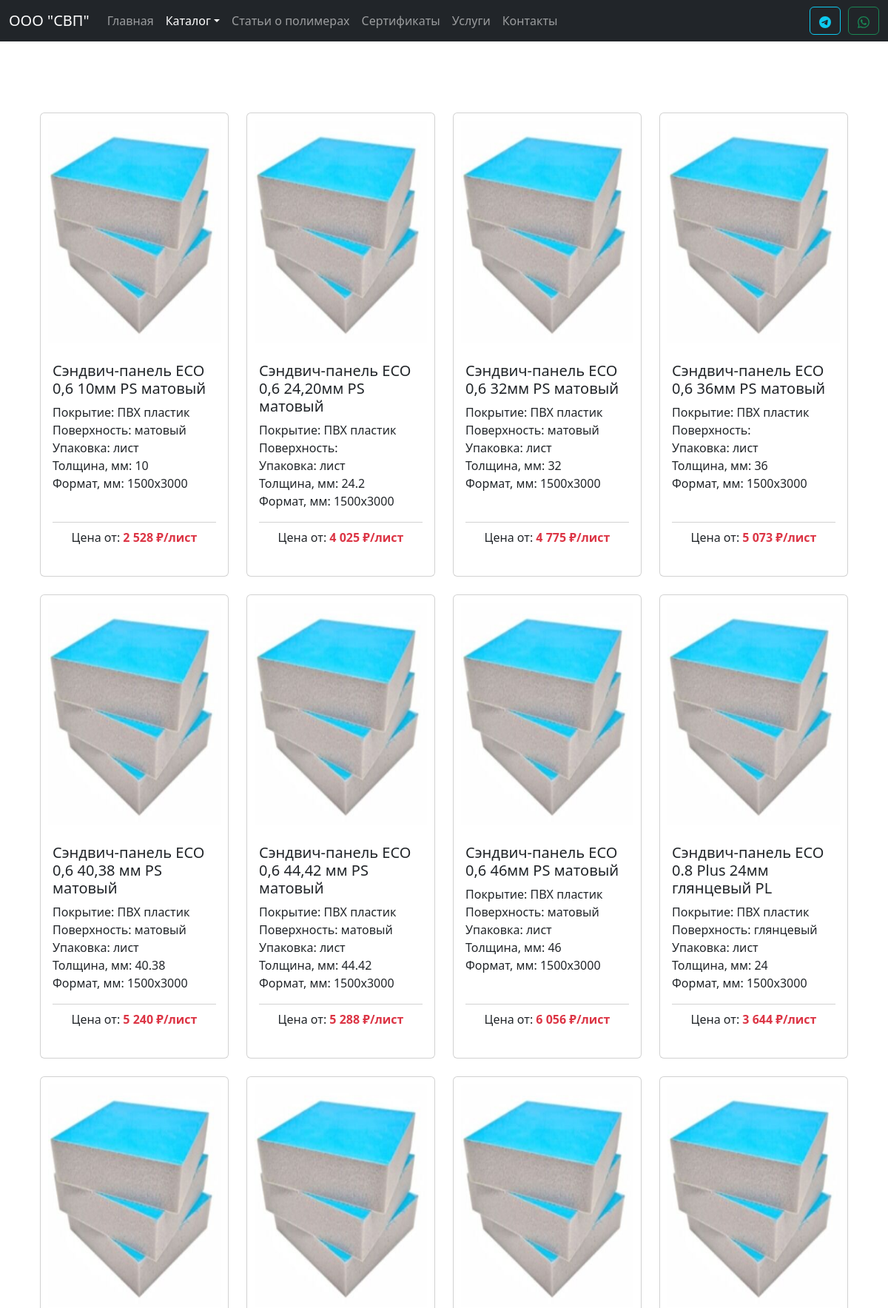
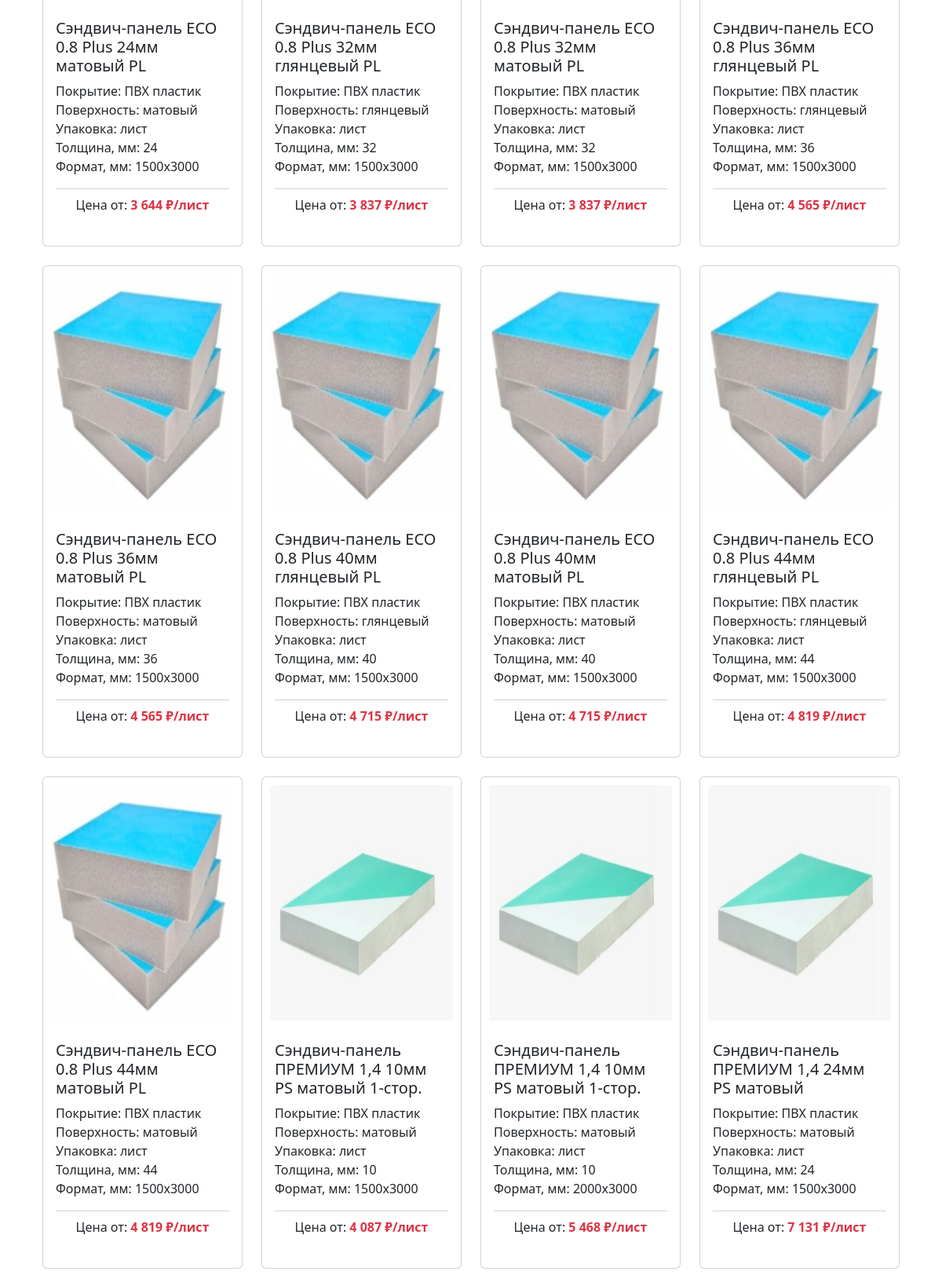
The app's page /catalog/sandwich/index.php (upper part) with its own data (2 pictures, top to bottom).
### tables this page shows
CREATE TABLE `products_sandwich` (
  `id` int(5) NOT NULL,
  `name` varchar(100) NOT NULL,
  `category` int(2) NOT NULL,
  `subcategory` int(2) DEFAULT NULL,
  `image` varchar(100) NOT NULL,
  `price` int(10) NOT NULL,
  `opt_price` int(10) NOT NULL,
  `diler_price` float NOT NULL COMMENT 'Дилерская цена',
  `pack` varchar(50) NOT NULL,
  `description` varchar(1000) NOT NULL,
  `surface_1` varchar(100) NOT NULL,
  `surface_2` varchar(100) NOT NULL,
  `length` int(10) NOT NULL,
  `width` int(10) NOT NULL,
  `thickness` float NOT NULL COMMENT 'Толщина',
  `description_full` varchar(3000) NOT NULL COMMENT 'Полное описание',
  `options` varchar(3000) NOT NULL COMMENT 'Основные характеристики',
  `recommendations` varchar(3000) NOT NULL COMMENT 'Рекомендации',
  `applying` varchar(3000) NOT NULL COMMENT 'Применение'
);

### catalog/sandwich/index.php (the view, shortened to what this page needs)
<?
include_once $_SERVER['DOCUMENT_ROOT'] . "/modules/header.php";
require($_SERVER['DOCUMENT_ROOT'] . '/database/db.php');
$sql = "SELECT * FROM products_sandwich ORDER BY name";
$result = $conn->query($sql);
if ($result->num_rows != 0) {
  $products = $result->fetch_all(MYSQLI_ASSOC);
}
?>
<div class="container my-5">
  <div class="container mt-5 mb-5">
    <div class="row row-cols-1 row-cols-md-4 g-4 justify-content-center">
      <?php foreach ($products as $product): ?>
        <div class="col">
          <a href="/catalog/sandwich/product?id=<?= $product['id']; ?>" class="card h-100 ki-card">
            <div style="padding:10px;">
              <img style="width: 100%; height: 300px;" src=<?= '/assets/images/catalog/' . $product['image'] ?> class="card-img-top" alt=<?= $product['name'] ?>>
            </div>
            <div class="card-body d-flex flex-column ">
              <h5 class="card-title"><?= $product['name'] ?></h5>
              <p class="card-text" style="flex:1;">
                Покрытие: <?= $product['surface_1'] ?><br>
                Поверхность: <?= $product['surface_2'] ?><br>
                Упаковка: <?= $product['pack'] ?><br>
                Толщина, мм: <?= $product['thickness'] ?><br>
                Формат, мм: <?= $product['length'] . 'x' . $product['width'] ?><br>
              <div class="card-footer bg-transparent d-flex justify-content-center px-0">
                <p>Цена от: <strong class="text-danger"><?= number_format($product['opt_price'], 0, '.', ' '); ?> ₽/лист</strong></p>
              </div>
            </div>
          </a>
        </div>
      <?php endforeach; ?>
    </div>
  </div>
</div>
<? include_once $_SERVER['DOCUMENT_ROOT'] . "/modules/footer.php"; ?>

### assets/style.css (style rules this page uses)
body { min-height: 100vh; display: flex; flex-direction: column; }
.ki-card { translate: all .3s; text-decoration: none; }

### records on screen
products_sandwich: image (picture), name "Сэндвич-панель ECO 0,6 10мм PS матовый", surface_1 "ПВХ пластик", surface_2 "матовый", pack "лист", thickness "10", length "1500", width "3000", opt_price "2 528"
products_sandwich: image (picture), name "Сэндвич-панель ECO 0,6 24,20мм PS матовый", surface_1 "ПВХ пластик", pack "лист", thickness "24.2", length "1500", width "3000", opt_price "4 025"
products_sandwich: image (picture), name "Сэндвич-панель ECO 0,6 32мм PS матовый", surface_1 "ПВХ пластик", surface_2 "матовый", pack "лист", thickness "32", length "1500", width "3000", opt_price "4 775"
products_sandwich: image (picture), name "Сэндвич-панель ECO 0,6 36мм PS матовый", surface_1 "ПВХ пластик", pack "лист", thickness "36", length "1500", width "3000", opt_price "5 073"
products_sandwich: image (picture), name "Сэндвич-панель ECO 0,6 40,38 мм PS матовый", surface_1 "ПВХ пластик", surface_2 "матовый", pack "лист", thickness "40.38", length "1500", width "3000", opt_price "5 240"
products_sandwich: image (picture), name "Сэндвич-панель ECO 0,6 44,42 мм PS матовый", surface_1 "ПВХ пластик", surface_2 "матовый", pack "лист", thickness "44.42", length "1500", width "3000", opt_price "5 288"
products_sandwich: image (picture), name "Сэндвич-панель ECO 0,6 46мм PS матовый", surface_1 "ПВХ пластик", surface_2 "матовый", pack "лист", thickness "46", length "1500", width "3000", opt_price "6 056"
products_sandwich: image (picture), name "Сэндвич-панель ECO 0.8 Plus 24мм глянцевый PL", surface_1 "ПВХ пластик", surface_2 "глянцевый", pack "лист", thickness "24", length "1500", width "3000", opt_price "3 644"
products_sandwich: image (picture), name "Сэндвич-панель ECO 0.8 Plus 24мм матовый PL", surface_1 "ПВХ пластик", surface_2 "матовый", pack "лист", thickness "24", length "1500", width "3000", opt_price "3 644"
products_sandwich: image (picture), name "Сэндвич-панель ECO 0.8 Plus 32мм глянцевый PL", surface_1 "ПВХ пластик", surface_2 "глянцевый", pack "лист", thickness "32", length "1500", width "3000", opt_price "3 837"
products_sandwich: image (picture), name "Сэндвич-панель ECO 0.8 Plus 32мм матовый PL", surface_1 "ПВХ пластик", surface_2 "матовый", pack "лист", thickness "32", length "1500", width "3000", opt_price "3 837"
products_sandwich: image (picture), name "Сэндвич-панель ECO 0.8 Plus 36мм глянцевый PL", surface_1 "ПВХ пластик", surface_2 "глянцевый", pack "лист", thickness "36", length "1500", width "3000", opt_price "4 565"
products_sandwich: image (picture), name "Сэндвич-панель ECO 0.8 Plus 36мм матовый PL", surface_1 "ПВХ пластик", surface_2 "матовый", pack "лист", thickness "36", length "1500", width "3000", opt_price "4 565"
products_sandwich: image (picture), name "Сэндвич-панель ECO 0.8 Plus 40мм глянцевый PL", surface_1 "ПВХ пластик", surface_2 "глянцевый", pack "лист", thickness "40", length "1500", width "3000", opt_price "4 715"
products_sandwich: image (picture), name "Сэндвич-панель ECO 0.8 Plus 40мм матовый PL", surface_1 "ПВХ пластик", surface_2 "матовый", pack "лист", thickness "40", length "1500", width "3000", opt_price "4 715"
products_sandwich: image (picture), name "Сэндвич-панель ECO 0.8 Plus 44мм глянцевый PL", surface_1 "ПВХ пластик", surface_2 "глянцевый", pack "лист", thickness "44", length "1500", width "3000", opt_price "4 819"
products_sandwich: image (picture), name "Сэндвич-панель ECO 0.8 Plus 44мм матовый PL", surface_1 "ПВХ пластик", surface_2 "матовый", pack "лист", thickness "44", length "1500", width "3000", opt_price "4 819"
products_sandwich: image (picture), name "Сэндвич-панель ПРЕМИУМ 1,4 10мм PS матовый 1-стор.", surface_1 "ПВХ пластик", surface_2 "матовый", pack "лист", thickness "10", length "1500", width "3000", opt_price "4 087"
products_sandwich: image (picture), name "Сэндвич-панель ПРЕМИУМ 1,4 10мм PS матовый 1-стор.", surface_1 "ПВХ пластик", surface_2 "матовый", pack "лист", thickness "10", length "2000", width "3000", opt_price "5 468"
products_sandwich: image (picture), name "Сэндвич-панель ПРЕМИУМ 1,4 24мм PS матовый", surface_1 "ПВХ пластик", surface_2 "матовый", pack "лист", thickness "24", length "1500", width "3000", opt_price "7 131"
